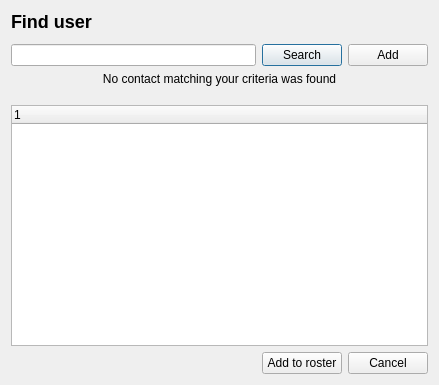
<ui version="4.0" >
 <class>addContact</class>
 <widget class="QDialog" name="addContact" >
  <property name="geometry" >
   <rect>
    <x>0</x>
    <y>0</y>
    <width>439</width>
    <height>385</height>
   </rect>
  </property>
  <property name="windowTitle" >
   <string>Find user</string>
  </property>
  <layout class="QGridLayout" name="gridLayout" >
   <item row="0" column="0" colspan="3" >
    <widget class="QLabel" name="label" >
     <property name="text" >
      <string>&lt;!DOCTYPE HTML PUBLIC "-//W3C//DTD HTML 4.0//EN" "http://www.w3.org/TR/REC-html40/strict.dtd">
&lt;html>&lt;head>&lt;meta name="qrichtext" content="1" />&lt;style type="text/css">
p, li { white-space: pre-wrap; }
&lt;/style>&lt;/head>&lt;h2>Find user&lt;/h2>&lt;/body>&lt;/html></string>
     </property>
    </widget>
   </item>
   <item row="1" column="0" colspan="3" >
    <widget class="QWidget" native="1" name="_tabBar" />
   </item>
   <item row="2" column="0" colspan="3" >
    <layout class="QHBoxLayout" name="horizontalLayout" >
     <item>
      <widget class="QLineEdit" name="lineEdit" />
     </item>
     <item>
      <widget class="QPushButton" name="search" >
       <property name="text" >
        <string>Search</string>
       </property>
      </widget>
     </item>
     <item>
      <widget class="QPushButton" name="add" >
       <property name="text" >
        <string>Add</string>
       </property>
      </widget>
     </item>
    </layout>
   </item>
   <item row="3" column="0" colspan="3" >
    <widget class="QLabel" name="empty" >
     <property name="text" >
      <string>No contact matching your criteria was found</string>
     </property>
     <property name="alignment" >
      <set>Qt::AlignHCenter|Qt::AlignTop</set>
     </property>
    </widget>
   </item>
   <item row="4" column="0" colspan="3" >
    <spacer name="spacer" >
     <property name="orientation" >
      <enum>Qt::Vertical</enum>
     </property>
     <property name="sizeType" >
      <enum>QSizePolicy::Expanding</enum>
     </property>
     <property name="sizeHint" stdset="0" >
      <size>
       <width>388</width>
       <height>13</height>
      </size>
     </property>
    </spacer>
   </item>
   <item row="5" column="0" colspan="3" >
    <widget class="QTreeWidget" name="treeWidget" >
     <property name="sizePolicy" >
      <sizepolicy vsizetype="Expanding" hsizetype="Expanding" >
       <horstretch>0</horstretch>
       <verstretch>100</verstretch>
      </sizepolicy>
     </property>
     <property name="rootIsDecorated" >
      <bool>false</bool>
     </property>
     <column>
      <property name="text" >
       <string>1</string>
      </property>
     </column>
    </widget>
   </item>
   <item row="6" column="0" >
    <spacer name="horizontalSpacer" >
     <property name="orientation" >
      <enum>Qt::Horizontal</enum>
     </property>
     <property name="sizeHint" stdset="0" >
      <size>
       <width>218</width>
       <height>21</height>
      </size>
     </property>
    </spacer>
   </item>
   <item row="6" column="1" >
    <widget class="QPushButton" name="pushButton_2" >
     <property name="text" >
      <string>Add to roster</string>
     </property>
     <property name="autoDefault" >
      <bool>false</bool>
     </property>
    </widget>
   </item>
   <item row="6" column="2" >
    <widget class="QPushButton" name="pushButton" >
     <property name="text" >
      <string>Cancel</string>
     </property>
     <property name="autoDefault" >
      <bool>false</bool>
     </property>
    </widget>
   </item>
  </layout>
 </widget>
 <resources/>
 <connections>
  <connection>
   <sender>lineEdit</sender>
   <signal>returnPressed()</signal>
   <receiver>search</receiver>
   <slot>click()</slot>
   <hints>
    <hint type="sourcelabel" >
     <x>201</x>
     <y>67</y>
    </hint>
    <hint type="destinationlabel" >
     <x>347</x>
     <y>67</y>
    </hint>
   </hints>
  </connection>
  <connection>
   <sender>pushButton_2</sender>
   <signal>clicked()</signal>
   <receiver>addContact</receiver>
   <slot>accept()</slot>
   <hints>
    <hint type="sourcelabel" >
     <x>257</x>
     <y>375</y>
    </hint>
    <hint type="destinationlabel" >
     <x>194</x>
     <y>369</y>
    </hint>
   </hints>
  </connection>
  <connection>
   <sender>pushButton</sender>
   <signal>clicked()</signal>
   <receiver>addContact</receiver>
   <slot>reject()</slot>
   <hints>
    <hint type="sourcelabel" >
     <x>363</x>
     <y>376</y>
    </hint>
    <hint type="destinationlabel" >
     <x>74</x>
     <y>375</y>
    </hint>
   </hints>
  </connection>
 </connections>
</ui>
